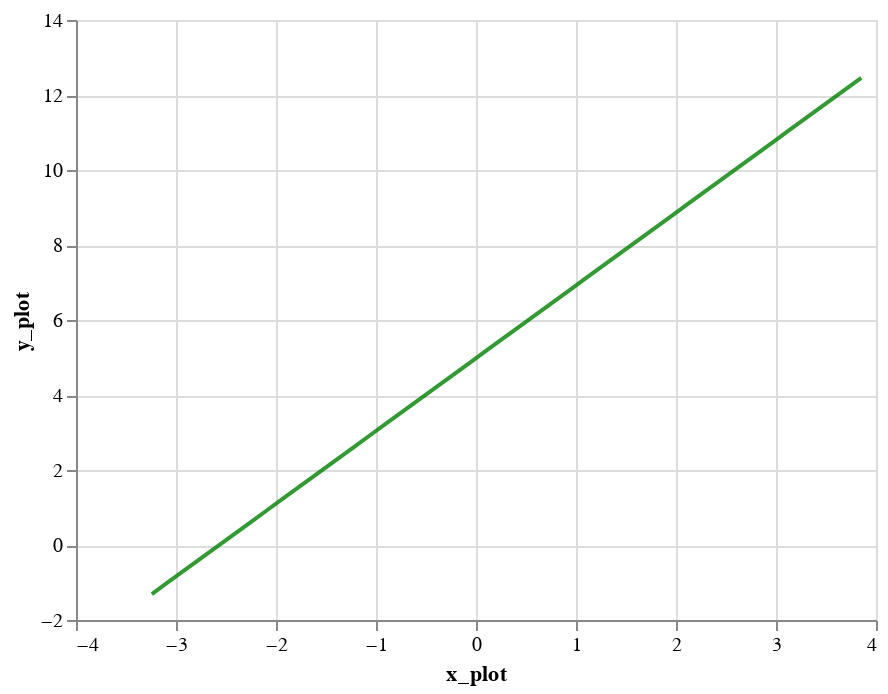

Notebook cell for this chart:
### Code cell
p_fit = alt.Chart(data_plot).mark_line().encode(
    x='x_plot',
    y='y_plot',
         opacity=alt.value(0.8),
    color=alt.value('green')
)
p_fit

### Figure 1 — Vega-Lite specification as saved in the notebook (floating-point values rounded to 4 significant figures)
{"config": {"view": {"continuousWidth": 400, "continuousHeight": 300}}, "data": {"name": "data-ee68cd01f3c2df16d25fc64a9806010e"}, "mark": "line", "encoding": {"color": {"value": "green"}, "opacity": {"value": 0.8}, "x": {"type": "quantitative", "field": "x_plot"}, "y": {"type": "quantitative", "field": "y_plot"}}, "$schema": "https://vega.github.io/schema/vega-lite/v4.8.1.json", "datasets": {"data-ee68cd01f3c2df16d25fc64a9806010e": [{"x_plot": -3.241, "y_plot": -1.307}, {"x_plot": -3.096, "y_plot": -1.026}, {"x_plot": -2.952, "y_plot": -0.7455}, {"x_plot": -2.807, "y_plot": -0.4646}, {"x_plot": -2.662, "y_plot": -0.1836}, {"x_plot": -2.517, "y_plot": 0.0973}, {"x_plot": -2.373, "y_plot": 0.3782}, {"x_plot": -2.228, "y_plot": 0.6592}, {"x_plot": -2.083, "y_plot": 0.9401}, {"x_plot": -1.938, "y_plot": 1.221}, {"x_plot": -1.794, "y_plot": 1.502}, {"x_plot": -1.649, "y_plot": 1.783}, {"x_plot": -1.504, "y_plot": 2.064}, {"x_plot": -1.359, "y_plot": 2.345}, {"x_plot": -1.214, "y_plot": 2.626}, {"x_plot": -1.07, "y_plot": 2.907}, {"x_plot": -0.9249, "y_plot": 3.188}, {"x_plot": -0.7801, "y_plot": 3.468}, {"x_plot": -0.6353, "y_plot": 3.749}, {"x_plot": -0.4905, "y_plot": 4.03}, {"x_plot": -0.3458, "y_plot": 4.311}, {"x_plot": -0.201, "y_plot": 4.592}, {"x_plot": -0.05621, "y_plot": 4.873}, {"x_plot": 0.08857, "y_plot": 5.154}, {"x_plot": 0.2333, "y_plot": 5.435}, {"x_plot": 0.3781, "y_plot": 5.716}, {"x_plot": 0.5229, "y_plot": 5.997}, {"x_plot": 0.6677, "y_plot": 6.278}, {"x_plot": 0.8124, "y_plot": 6.559}, {"x_plot": 0.9572, "y_plot": 6.84}, {"x_plot": 1.102, "y_plot": 7.121}, {"x_plot": 1.247, "y_plot": 7.401}, {"x_plot": 1.392, "y_plot": 7.682}, {"x_plot": 1.536, "y_plot": 7.963}, {"x_plot": 1.681, "y_plot": 8.244}, {"x_plot": 1.826, "y_plot": 8.525}, {"x_plot": 1.971, "y_plot": 8.806}, {"x_plot": 2.115, "y_plot": 9.087}, {"x_plot": 2.26, "y_plot": 9.368}, {"x_plot": 2.405, "y_plot": 9.649}, {"x_plot": 2.55, "y_plot": 9.93}, {"x_plot": 2.695, "y_plot": 10.21}, {"x_plot": 2.839, "y_plot": 10.49}, {"x_plot": 2.984, "y_plot": 10.77}, {"x_plot": 3.129, "y_plot": 11.05}, {"x_plot": 3.274, "y_plot": 11.33}, {"x_plot": 3.418, "y_plot": 11.62}, {"x_plot": 3.563, "y_plot": 11.9}, {"x_plot": 3.708, "y_plot": 12.18}, {"x_plot": 3.853, "y_plot": 12.46}]}}
